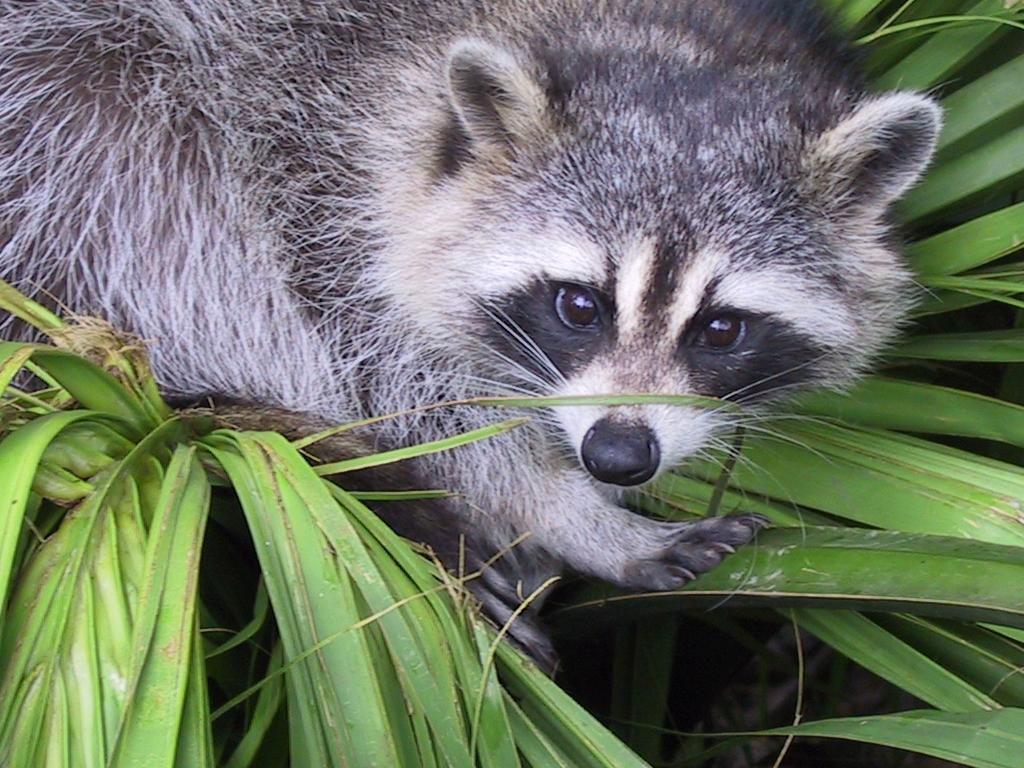
#> input picture Py-1/ex03/animal.jpeg, 1024 x 768 px
$ python load_image.py
#> lines starting #> are read from the running program, lines starting #| are printed output that depends on the picture
### Py-1/ex03/zoom.py
import numpy as np

def ft_zoom(array : np.ndarray) -> np.ndarray :

    # array = array[len(array[0])/2 - 200:len(array[0])/2 + 200, len(array[1])/2 - 200:len(array[1])/2 + 200]
    len_ = array.shape
    # len_x = len_[0] / 2 - 200
    # print (int(len_x))
    return array[int(len_[0]/2 - 200):int(len_[0]/2 + 200), int(len_[0]/2 - 200):int(len_[0]/2 + 200)]

#array[int(len_[0])/2 - 200:int(len_[0])/2 + 200, int(len_[0])/2 - 200:int(len_[0])/2 + 200 ]

### Py-1/ex03/load_image.py
import numpy as np
import matplotlib.pyplot as plt
from PIL import Image
from zoom import ft_zoom

def load_img() :
    """Charge une image"""

    try :
        img = Image.open("animal.jpeg")
#> img is the input picture: PIL image 1024x768 RGB; mean R, G, B 110.7, 117.7, 102.1
    except Exception as e :
        raise ValueError(f"Error {e}")

    array = np.array(img)

    print(f"The shape of image is: {array.shape}\n{array}")
#> (printed output is left out)

    img = img.convert("L")
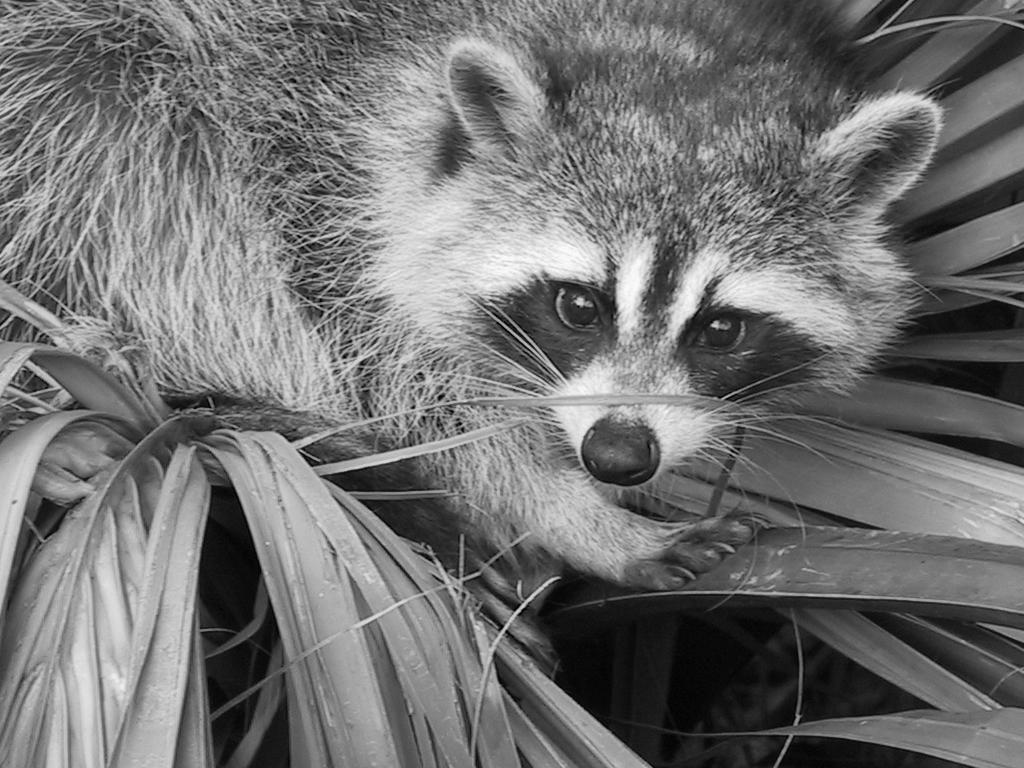
#> img: PIL image 1024x768 L; min 0, max 253, mean 113.8
    array = np.array(img)

    array = ft_zoom(array)
#> in ft_zoom, `return array[int(len_[0]/2 - 200):int(len_[0]/2 + 200), int(len_[0]/2 ..`:
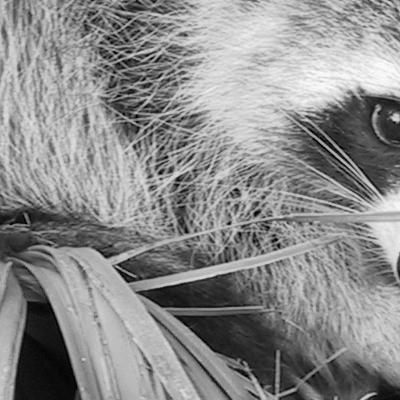
#> returned value: shape (400, 400); min 0, max 253, mean 139.8
    array_ = array
    array = array[:,:,np.newaxis]


    print(f"The shape of image is: {array.shape} or {array_.shape}\n{array}")
#> (printed output is left out)

    plt.imshow(array, cmap='gray')
    plt.savefig("output.png")

    return

def main() -> int :
    load_img()

    return 1

if (__name__ == "__main__") :
    main()
